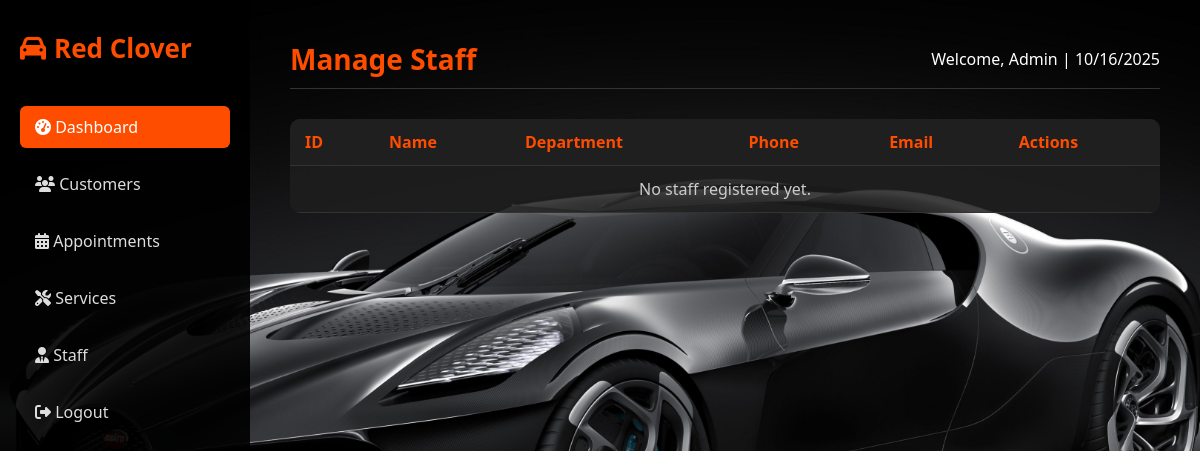
The page /admin-managestaff.php on the database as committed earlier.
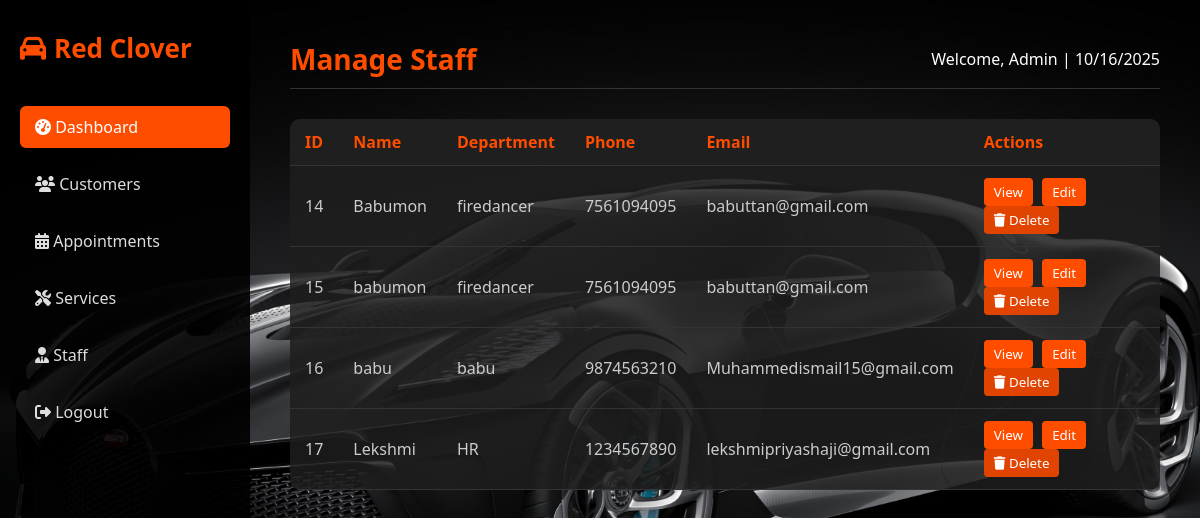
The same page on the database as committed later.
### tables this page shows
CREATE TABLE `staff_signup` (
  `staff_id` int NOT NULL AUTO_INCREMENT,
  `staff_name` varchar(255) NOT NULL,
  `email` varchar(300) NOT NULL,
  `phone` varchar(300) NOT NULL,
  `password` varchar(255) NOT NULL,
  `department_name` varchar(255) NOT NULL,
  PRIMARY KEY (`staff_id`)
);

### admin-managestaff.php (the view, shortened to what this page needs)
<?php
include('dbconnection.php');
$staffList = [];
$result = $con->query("SELECT * FROM staff_signup ORDER BY staff_id ASC");
if ($result && $result->num_rows > 0) {
    while ($row = $result->fetch_assoc()) {
        $staffList[] = $row;
    }
}
?>
<!DOCTYPE html>
<html lang="en">
<head>
    <link rel="stylesheet" href="https://cdnjs.cloudflare.com/ajax/libs/font-awesome/6.4.0/css/all.min.css" />
</head>
<body>
    <aside class="sidebar">
        <div>
            <div class="logo"><i class="fas fa-car"></i> Red Clover</div>
            <ul class="sidebar-menu">
                <li><a href="admin-dashboard.php" class="active"><i class="fas fa-tachometer-alt"></i> Dashboard</a></li>
                <li class="dropdown">
                    <a href="#"><i class="fas fa-users"></i> Customers</a>
                </li>
                <li class="dropdown">
                    <a href="#"><i class="fas fa-calendar-alt"></i> Appointments</a>
                </li>
                <li class="dropdown">
                    <a href="#"><i class="fas fa-tools"></i> Services</a>
                </li>
                <li class="dropdown">
                    <a href="#"><i class="fas fa-user-tie"></i> Staff</a>
                </li>
                <li><a href="home.php"><i class="fas fa-sign-out-alt"></i> Logout</a></li>
            </ul>
        </div>
    </aside>
    <main class="main-content">
        <div class="dashboard-header">
            <h1>Manage Staff</h1>
            <div>Welcome, Admin | <span id="current-date"></span></div>
        </div>
        <table>
            <thead>
                <tr>
                    <th>ID</th>
                    <th>Name</th>
                    <th>Department</th>
                    <th>Phone</th>
                    <th>Email</th>
                    <th>Actions</th>
                </tr>
            </thead>
            <tbody>
                <?php if (!empty($staffList)): ?>
                    <?php foreach ($staffList as $staff): ?>
                        <tr>
                            <td><?= $staff['staff_id'] ?></td>
                            <td><?= htmlspecialchars($staff['staff_name']) ?></td>
                            <td><?= htmlspecialchars($staff['department_name']) ?></td>
                            <td><?= htmlspecialchars($staff['phone']) ?></td>
                            <td><?= htmlspecialchars($staff['email']) ?></td>
                            <td>
                                <button class="action-btn view-btn" onclick="openViewModal('<?= htmlspecialchars($staff['staff_name']) ?>','<?= htmlspecialchars($staff['department_name']) ?>','<?= htmlspecialchars($staff['phone']) ?>','<?= htmlspecialchars($staff['email']) ?>')">View</button>
                                <button class="action-btn edit-btn" onclick="openEditModal('<?= $staff['staff_id'] ?>','<?= htmlspecialchars($staff['staff_name']) ?>','<?= htmlspecialchars($staff['department_name']) ?>','<?= htmlspecialchars($staff['phone']) ?>','<?= htmlspecialchars($staff['email']) ?>')">Edit</button>
                                <form method="POST" action="admin-deletestaff.php" style="display:inline;">
                                    <button type="submit" class="action-btn delete-btn" onclick="return confirm('Are you sure you want to delete this staff?');"><i class="fas fa-trash"></i> Delete</button>
                                </form>
                            </td>
                        </tr>
                    <?php endforeach; ?>
                <?php else: ?>
                    <tr>
                        <td colspan="6" style="text-align:center;">No staff registered yet.</td>
                    </tr>
                <?php endif; ?>
            </tbody>
        </table>
    </main>
</body>
</html>

Rows that differ between the two databases and show on the page:
added staff_signup: staff_id "14", staff_name "Babumon", department_name "firedancer", phone "7561094095", email "babuttan@gmail.com"
added staff_signup: staff_id "15", staff_name "babumon", department_name "firedancer", phone "7561094095", email "babuttan@gmail.com"
added staff_signup: staff_id "16", staff_name "babu", department_name "babu", phone "9874563210", email "Muhammedismail15@gmail.com"
added staff_signup: staff_id "17", staff_name "Lekshmi", department_name "HR", phone "1234567890", email "lekshmipriyashaji@gmail.com"
Other text that changed with them:
text no longer shown: "No staff registered yet."
